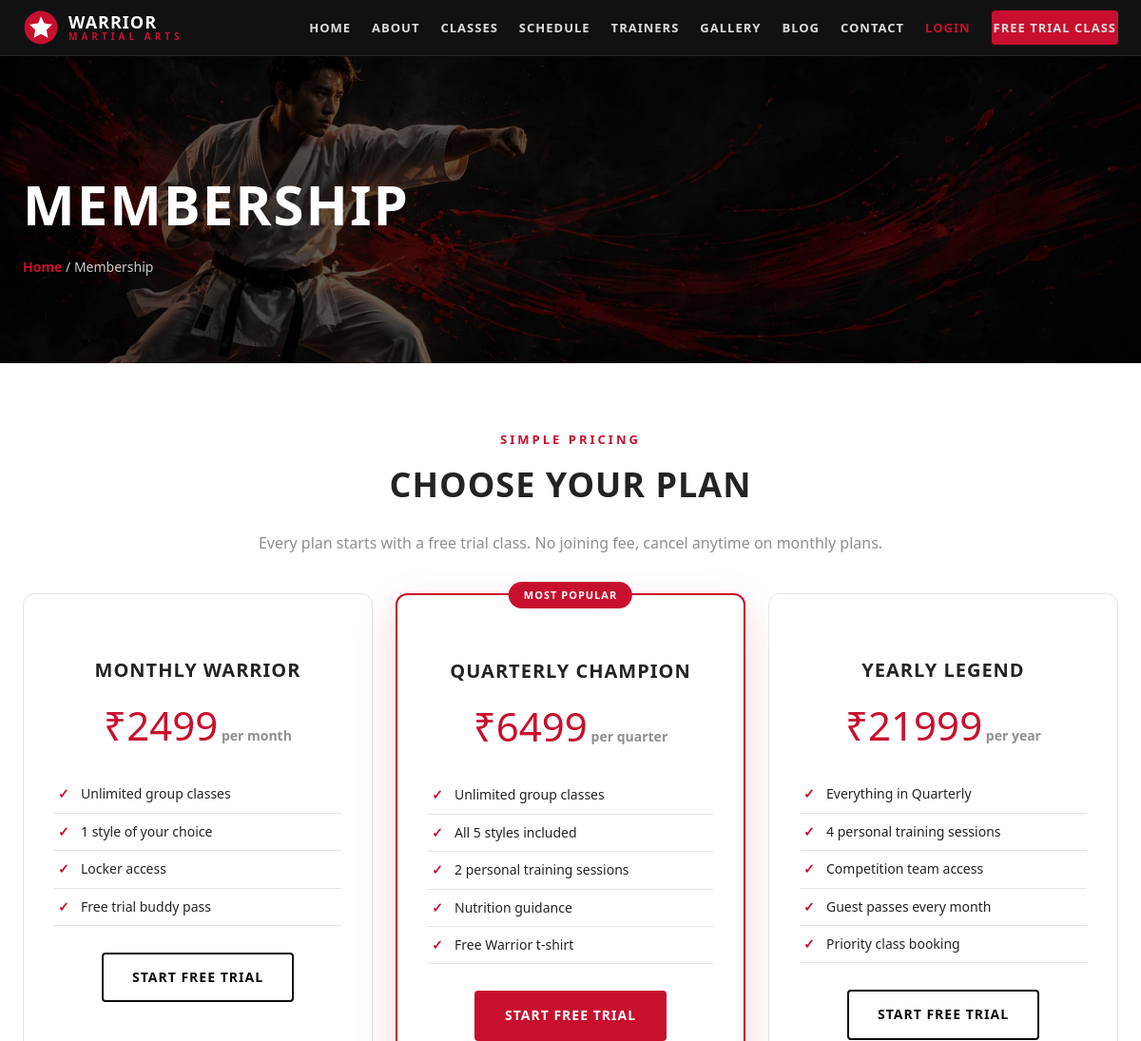
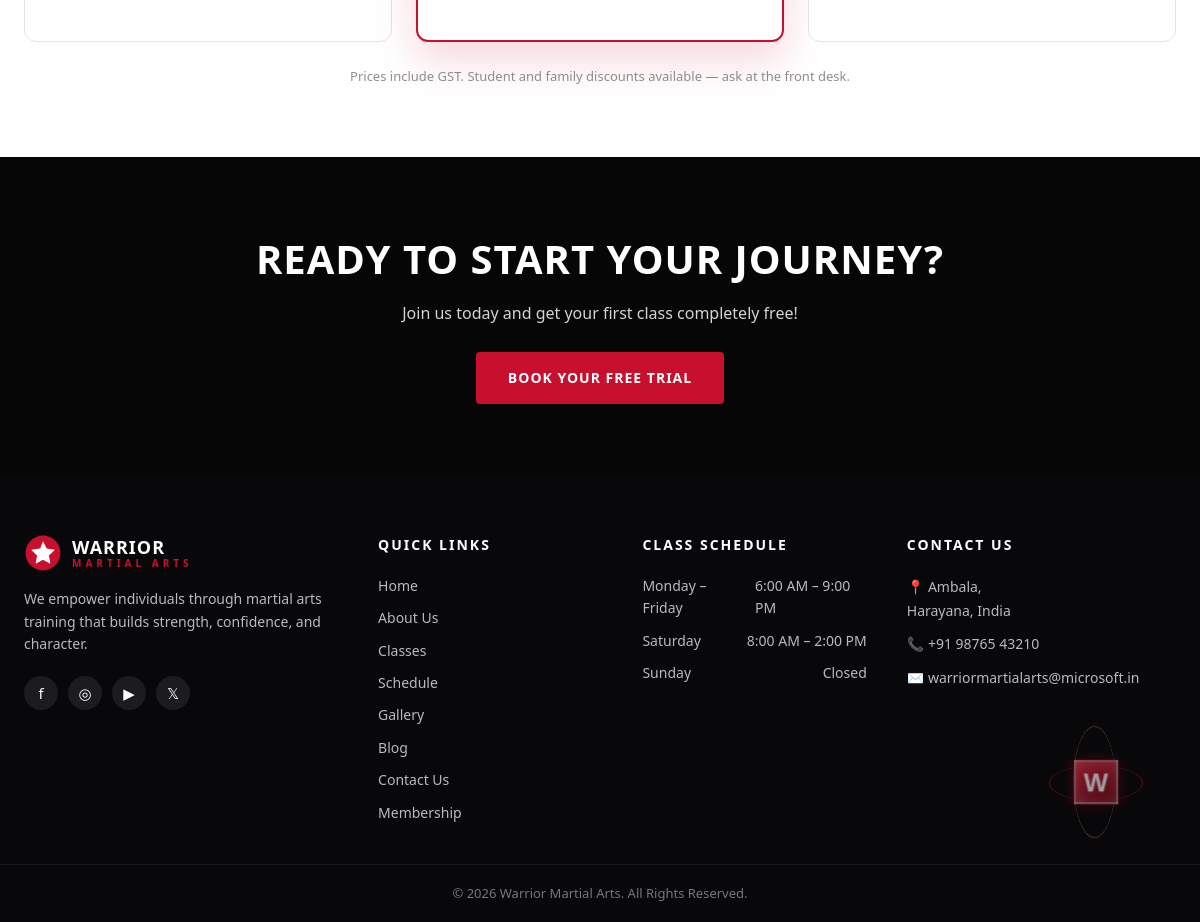
Page /membership/ on the committed database (2 pictures, top to bottom).
### dojo/models.py (models this page shows, shortened)
class MembershipPlan(models.Model):
    name = models.CharField(max_length=80, unique=True)
    price = models.DecimalField(max_digits=8, decimal_places=2)
    duration = models.CharField(max_length=80, help_text="e.g. 'per month', 'per quarter'.")
    features = models.TextField(help_text="One feature per line.")
    highlighted = models.BooleanField(default=False)
    order = models.PositiveIntegerField(default=0)
    class Meta:
        ordering = ["order", "name"]
    def feature_list(self):
        return [line.strip() for line in self.features.splitlines() if line.strip()]

### dojo/views.py (the view)
# urls.py: path("membership/", views.membership, name="membership"),
def membership(request):
    return render(request, "dojo/membership.html", {"plans": MembershipPlan.objects.all()})

### dojo/templates/dojo/membership.html (shortened to what this page needs)
{% extends "dojo/base.html" %}
{% load static %}
{% block content %}
<section class="page-hero" style="background-image:url('{% static 'dojo/img/hero-fighter.jpg' %}')">
  <div class="page-hero-overlay"></div>
  <div class="wrap">
    <h1>MEMBERSHIP</h1>
    <p class="crumb"><a href="{% url 'dojo:home' %}">Home</a> / Membership</p>
  </div>
</section>
<section class="wrap content-section">
  <p class="eyebrow dark center">Simple Pricing</p>
  <h2 class="center">CHOOSE YOUR PLAN</h2>
  <p class="center muted">Every plan starts with a free trial class. No joining fee, cancel anytime on monthly plans.</p>
  <div class="plan-grid">
    {% for plan in plans %}
    <article class="plan-card {% if plan.highlighted %}featured{% endif %}">
      {% if plan.highlighted %}<span class="plan-flag">MOST POPULAR</span>{% endif %}
      <h3>{{ plan.name }}</h3>
      <p class="plan-price">₹{{ plan.price|floatformat:0 }}<small> {{ plan.duration }}</small></p>
      <ul class="plan-features">
        {% for feature in plan.feature_list %}
        <li>{{ feature }}</li>
        {% endfor %}
      </ul>
      <a class="btn {% if plan.highlighted %}btn-red{% else %}btn-outline{% endif %}" href="{% url 'dojo:booking' %}">Start Free Trial</a>
    </article>
    {% empty %}
    <p>Membership plans are coming soon.</p>
    {% endfor %}
  </div>
  <p class="note center">Prices include GST. Student and family discounts available — ask at the front desk.</p>
</section>
{% endblock %}

### dojo/static/dojo/css/style.css (style rules this page uses)
:root { --red: #c8102e; --red-dark: #9a0b23; --black: #0b0b0d; --ink: #141416; --panel: #17171a; --grey: #f4f4f5; --line: #e4e4e7; --muted: #8e8e93; --text: #232326; --radius: 10px; --font: "Segoe UI", "Helvetica Neue", Arial, system-ui, sans-serif; --display: "Arial Black", "Segoe UI", Arial, sans-serif; }
* { box-sizing: border-box; margin: 0; padding: 0; }
html { scroll-behavior: smooth; }
body { font-family: var(--font); color: var(--text); background: #fff; line-height: 1.6; }
a { text-decoration: none; color: inherit; }
.wrap { max-width: 1200px; margin: 0 auto; padding: 0 24px; }
.center { text-align: center; }
.muted { color: var(--muted); }
.btn { display: inline-block; padding: 13px 30px; border-radius: 4px; font-weight: 700; font-size: 14px; letter-spacing: 1px; text-transform: uppercase; cursor: pointer; border: 2px solid transparent; transition: transform .15s ease, box-shadow .15s ease, background .15s ease; }
.btn-red { background: var(--red); color: #fff; }
.btn-outline { background: transparent; color: var(--black); border-color: var(--black); }
.eyebrow { color: var(--red); font-weight: 700; letter-spacing: 3px; text-transform: uppercase; font-size: 13px; margin-bottom: 8px; }
.eyebrow.dark { color: var(--red); }
.page-hero { position: relative; background-size: cover; background-position: center; padding: 110px 0 90px; color: #fff; background-color: var(--black); }
.page-hero-overlay { position: absolute; inset: 0; background: rgba(0,0,0,.62); }
.page-hero .wrap { position: relative; z-index: 1; }
.page-hero h1 { font-family: var(--display); font-size: clamp(36px, 5vw, 58px); letter-spacing: 2px; }
.crumb { color: #ccc; font-size: 14px; margin-top: 8px; }
.crumb a { color: var(--red); font-weight: 600; }
.content-section { padding: 70px 24px; }
.content-section h2 { font-family: var(--display); font-size: clamp(24px, 3.4vw, 36px); letter-spacing: 1px; margin-bottom: 20px; }
.content-section h3 { font-size: 18px; letter-spacing: 1px; margin: 24px 0 12px; text-transform: uppercase; }
.note { margin-top: 24px; font-size: 13px; color: var(--muted); }
.plan-grid { display: grid; grid-template-columns: repeat(3, 1fr); gap: 24px; margin: 40px 0 20px; }
.plan-card { border: 1px solid var(--line); border-radius: 12px; padding: 40px 32px; text-align: center; position: relative; background: #fff; transition: transform .2s ease, box-shadow .2s ease; }
.plan-card.featured { border: 2px solid var(--red); box-shadow: 0 16px 44px rgba(200,16,46,.18); }
.plan-flag { position: absolute; top: -14px; left: 50%; transform: translateX(-50%); background: var(--red); color: #fff; font-size: 11px; font-weight: 800; letter-spacing: 1px; padding: 5px 16px; border-radius: 20px; }
.plan-card h3 { font-family: var(--display); font-size: 20px; margin-bottom: 8px; }
.plan-price { font-family: var(--display); font-size: 42px; color: var(--red); margin-bottom: 20px; }
.plan-price small { font-size: 14px; color: var(--muted); font-family: var(--font); font-weight: 600; }
.plan-features { list-style: none; margin-bottom: 28px; text-align: left; }
.plan-features li { padding: 8px 0 8px 28px; position: relative; font-size: 14px; border-bottom: 1px solid var(--line); }
.plan-features li::before { content: "✓"; position: absolute; left: 4px; color: var(--red); font-weight: 800; }

### rows in the picture
MembershipPlan: name "MONTHLY WARRIOR", price "2499", duration "per month", feature_list "Unlimited group classes" "1 style of your choice" "Locker access" "Free trial buddy pass"
MembershipPlan: highlighted "MOST POPULAR", name "QUARTERLY CHAMPION", price "6499", duration "per quarter", feature_list "Unlimited group classes" "All 5 styles included" "2 personal training sessions" "Nutrition guidance" "Free Warrior t-shirt"
MembershipPlan: name "YEARLY LEGEND", price "21999", duration "per year", feature_list "Everything in Quarterly" "4 personal training sessions" "Competition team access" "Guest passes every month" "Priority class booking"
